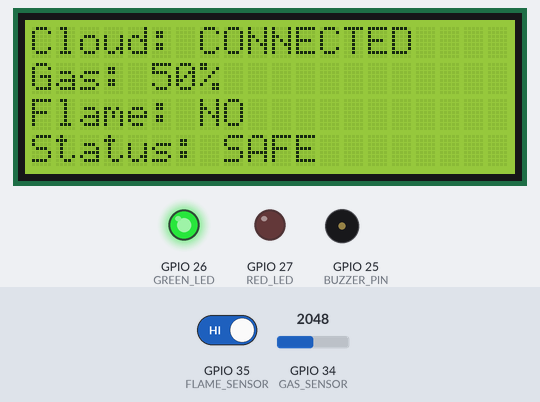
Simulated run of this sketch. Board: ESP32. On the bench: 20×4 character LCD, output pins drawn as LEDs (lit = HIGH), buzzer (waves = sounding). The test bench sets the inputs (shaded band); at power-on: GPIO 34 (GAS_SENSOR) = 2048, GPIO 35 (FLAME_SENSOR) HIGH. WiFi joins after 1.5 s; servers stay silent unless stated; the local clock reads 2024-03-15 10:24:30 at power-on unless the sketch sets it; the Firebase database answers and starts empty; what the sketch prints to the serial monitor is not drawn.

Above: at 10.1 s.
10.2 s: GPIO 34 (GAS_SENSOR) set to 2467
11.7 s: GPIO 34 (GAS_SENSOR) set to 2526
At 12.4 s:
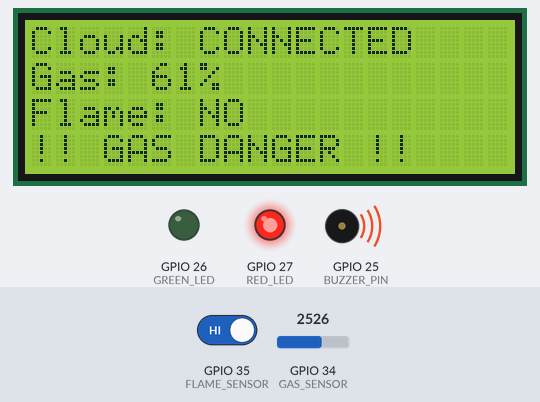
13.5 s: GPIO 35 (FLAME_SENSOR) driven LOW
At 14.9 s:
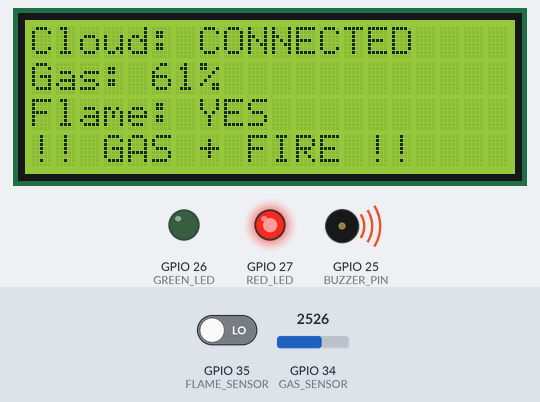
15.3 s: GPIO 34 (GAS_SENSOR) set to 2047
At 15.8 s:
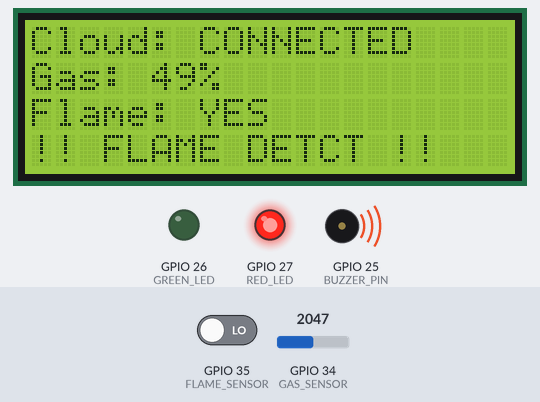
16.9 s: GPIO 35 (FLAME_SENSOR) driven HIGH
At 18.4 s:
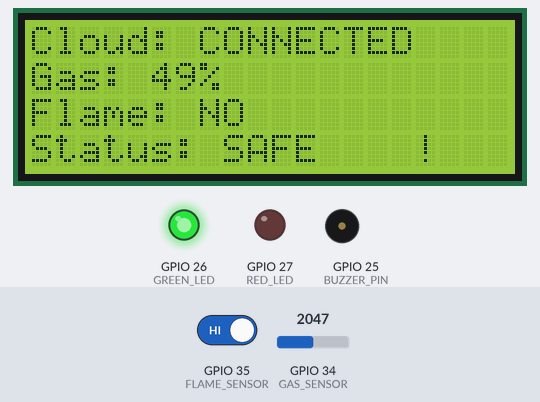
18.7 s: GPIO 34 (GAS_SENSOR) set to 2866
At 19.9 s:
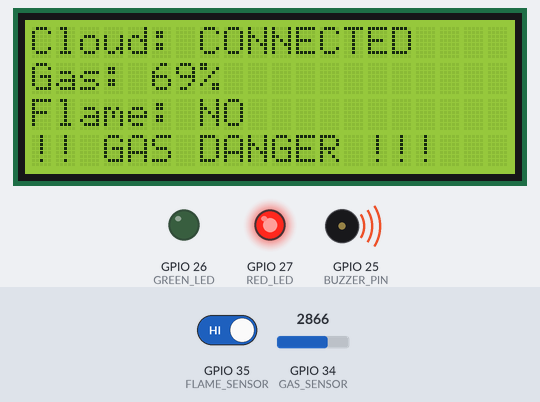
Timing chart, 0 to 21.5 s (numbered marks = the images above; inputs shaded):
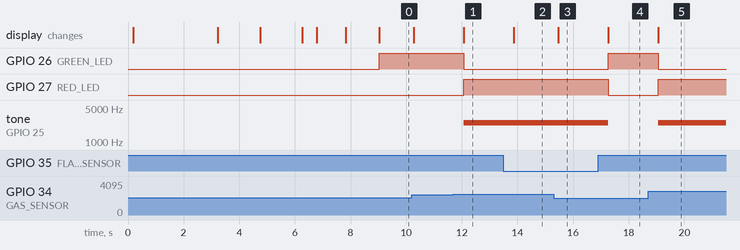

The sketch:

sketch_apr18a.ino
```cpp
/*
  KOOR — Gas Leakage & Flame Detection System
  ESP32 Firmware v2.0
  Extended: WiFi + Firebase Realtime Database
*/

#include <Wire.h>
#include <LiquidCrystal_I2C.h>
#include <WiFi.h>
#include <Firebase_ESP_Client.h>
#include <time.h>

// Required Firebase addon helpers
#include "addons/TokenHelper.h"
#include "addons/RTDBHelper.h"

// ─── WiFi Credentials ─────────
#define WIFI_SSID     "Ismail"
#define WIFI_PASSWORD "12345678."

// ─── Home Configuration ─────────────
String homeID = "100045";  // Default fallback ID
String deviceMAC = "";     // Will be fetched at boot


// ─── Firebase Credentials ──────────
#define API_KEY      "AIzaSyCOxDVTNHq9rDOC-AbglipGuHrv0aYvnc0"
#define DATABASE_URL "https://koor-mission-control-default-rtdb.firebaseio.com"
#define DATABASE_SECRET "kmNkcGGgcv0E3LxnerbDhYeeckXPdsPYe1GsYrQu"

// ─── Firebase Objects ─────
FirebaseData   fbdo;
FirebaseAuth   auth;
FirebaseConfig firebaseConfig;

// ─── LCD ──────────
LiquidCrystal_I2C lcd(0x27, 20, 4);

// ─── Output Pins ───────
#define BUZZER_PIN  25
#define GREEN_LED   26
#define RED_LED     27

// ─── Input Pins ──────
#define GAS_SENSOR   34
#define FLAME_SENSOR 35

// ─── Config ─────
#define GAS_THRESHOLD   60     // % above which gas alarm triggers
#define SEND_INTERVAL   5000   // ms between Firebase pushes

// ─── State ───
bool firebaseReady    = false;
unsigned long lastSendMs = 0;
unsigned long lastLcdMs  = 0;


void connectWiFi() {
  Serial.print("[WiFi] Connecting to: ");
  Serial.println(WIFI_SSID);

  lcd.setCursor(0, 0);
  lcd.print("Connecting WiFi ");
  lcd.setCursor(0, 1);
  lcd.print("                ");

  WiFi.mode(WIFI_STA);
  WiFi.begin(WIFI_SSID, WIFI_PASSWORD);

  while (WiFi.status() != WL_CONNECTED) {
    Serial.print(".");
    delay(300);
  }
  Serial.println("\n[WiFi] Connected!");

  // ─── 5. SYNC TIME (REQUIRED FOR SSL) ───
  lcd.setCursor(0, 0); lcd.print("Syncing Time... ");
  configTime(0, 0, "pool.ntp.org", "time.nist.gov");
  time_t now = time(nullptr);
  while (now < 8 * 3600 * 2) {
    delay(500);
    Serial.print(".");
    now = time(nullptr);
  }
  Serial.println("\n[Time] Sync Complete");

  // ─── 6. FIREBASE INIT ───
  if (WiFi.status() == WL_CONNECTED) {
    Serial.print("[WiFi] Connected — IP: ");
    Serial.println(WiFi.localIP());
  } else {
    Serial.println("[WiFi] FAILED — running offline");
  }
}

//
void initFirebase() {
  firebaseConfig.database_url = DATABASE_URL;
  firebaseConfig.signer.tokens.legacy_token = DATABASE_SECRET;

  Serial.println("[Firebase] Initializing with Legacy Token...");

  Firebase.begin(&firebaseConfig, &auth);
  Firebase.reconnectWiFi(true);

  firebaseReady = true;
  Serial.println("[Firebase] System Ready.");
}

// ─── Dynamic Config ──────────────────
void syncHomeID() {
  if (!firebaseReady) return;

  String cleanMAC = deviceMAC;
  cleanMAC.replace(":", "");
  cleanMAC.toUpperCase();

  Serial.print("[Config] Fetching Home ID for: ");
  Serial.println(cleanMAC);

  lcd.setCursor(0, 0); lcd.print("Syncing ID...   ");
  lcd.setCursor(0, 1); lcd.print(deviceMAC);

  String path = "/devices/" + cleanMAC + "/home_id";
  if (Firebase.RTDB.getString(&fbdo, path.c_str())) {
    if (fbdo.dataType() == "string") {
      homeID = fbdo.stringData();
      Serial.print("[Config] New Home ID: ");
      Serial.println(homeID);
    } else {
      Serial.println("[Config] No ID assigned — using default");
    }
  } else {
    Serial.print("[Config] Fetch failed: ");
    Serial.println(fbdo.errorReason());
  }
}

// ────────────────────
void setup() {
  Serial.begin(115200);

  // ─── 1. INITIALIZE WIFI RADIO (REQUIRED TO READ MAC) ───
  WiFi.mode(WIFI_STA);
  delay(100);

  // ─── 2. FETCH MAC ADDRESS ───
  deviceMAC = WiFi.macAddress();
  String cleanMAC = deviceMAC;
  cleanMAC.replace(":", "");
  cleanMAC.toUpperCase();

  // ─── 2. INITIALIZE LCD ───
  // I2C + LCD init
  Wire.begin(21, 22);
  lcd.init();
  lcd.backlight();
  lcd.setCursor(0, 0); lcd.print("DEVICE ID:");
  lcd.setCursor(0, 1); lcd.print(cleanMAC);

  Serial.println("\n==============================");
  Serial.print("ESP32 MAC: "); Serial.println(deviceMAC);
  Serial.print("CLEAN ID:  "); Serial.println(cleanMAC);
  Serial.println("==============================\n");

  delay(3000); // Pause so you can read the ID

  // ─── 3. SENSORS & BUZZER ───
  // Pin modes
  pinMode(BUZZER_PIN,  OUTPUT);
  pinMode(GREEN_LED,   OUTPUT);
  pinMode(RED_LED,     OUTPUT);
  pinMode(GAS_SENSOR,  INPUT);
  pinMode(FLAME_SENSOR, INPUT);

  // Initial safe state
  digitalWrite(GREEN_LED, LOW);
  digitalWrite(RED_LED,   LOW);
  noTone(BUZZER_PIN);

  // Splash
  lcd.setCursor(0, 0); lcd.print("Gas+Flame System");
  lcd.setCursor(0, 1); lcd.print("  Initializing  ");
  delay(1500);
  lcd.clear();

  // Connect WiFi
  connectWiFi();
  delay(500);
  lcd.clear();

  // Init Firebase (only if WiFi connected)
  if (WiFi.status() == WL_CONNECTED) {
    lcd.setCursor(0, 0); lcd.print("Firebase Init...");
    initFirebase();
    delay(1000);
    syncHomeID();  // ← Fetch the dynamic Home ID
    delay(1000);
    lcd.clear();
    Serial.println("[Firebase] Init complete");
  } else {
    Serial.println("[Firebase] Skipped — no WiFi");
  }

  Serial.println("[System] Ready — entering main loop");
}

//
void loop() {
  unsigned long now = millis();

  // ── 1. Read Sensors ───────────────────────
  int rawGas     = analogRead(GAS_SENSOR);
  int gasPercent = map(rawGas, 0, 4095, 0, 100);
  gasPercent     = constrain(gasPercent, 0, 100);

  int  flameRaw     = digitalRead(FLAME_SENSOR);
  bool flameDetected = (flameRaw == LOW);  // LOW = flame present

  bool gasHigh = (gasPercent > GAS_THRESHOLD);
  bool alarm   = gasHigh || flameDetected;

  // ── 2. Serial Debug ──────────────────
  Serial.printf("[Sensor] Gas: %d%% | Flame: %s | Alarm: %s\n",
    gasPercent,
    flameDetected ? "YES" : "NO",
    alarm         ? "ON"  : "OFF");

  // ── 3. LCD Update ────────────────────────
  bool wifiOk = (WiFi.status() == WL_CONNECTED);

  lcd.setCursor(0, 0);
  lcd.print(wifiOk && firebaseReady ? "Cloud: CONNECTED" : "Cloud: OFFLINE  ");

  lcd.setCursor(0, 1);
  lcd.print("Gas: ");
  lcd.print(gasPercent);
  lcd.print("%        ");

  lcd.setCursor(0, 2);
  lcd.print("Flame: ");
  lcd.print(flameDetected ? "YES    " : "NO     ");

  lcd.setCursor(0, 3);
  if (alarm) {
    if (gasHigh && flameDetected) lcd.print("!! GAS + FIRE !!");
    else if (gasHigh)             lcd.print("!! GAS DANGER !!");
    else                          lcd.print("!! FLAME DETCT !!");
  } else {
    lcd.print("Status: SAFE    ");
  }

  // ── 4. Local Alerts (Buzzer + LEDs)
  if (alarm) {
    digitalWrite(GREEN_LED, LOW);
    digitalWrite(RED_LED,   HIGH);
    tone(BUZZER_PIN, 2500);
  } else {
    digitalWrite(GREEN_LED, HIGH);
    digitalWrite(RED_LED,   LOW);
    noTone(BUZZER_PIN);
  }

  // ── 5. Firebase Push (non-blocking, every SEND_INTERVAL ms)
  if (now - lastSendMs >= SEND_INTERVAL) {
    lastSendMs = now;

    // Reconnect WiFi if dropped
    if (!wifiOk) {
      Serial.println("[WiFi] Dropped — reconnecting...");
      WiFi.reconnect();
      delay(2000);
    }

    if (firebaseReady) {
      FirebaseJson json;
      json.set("gas",   gasPercent);
      json.set("flame", flameDetected);
      json.set("alarm", alarm);

      Serial.println("[Firebase] Sending data...");
      String path = "/status/" + homeID + "/sensors";
      if (Firebase.RTDB.setJSON(&fbdo, path.c_str(), &json)) {
        Serial.println("[Firebase] ✓ Data sent successfully");
      } else {
        Serial.print("[Firebase] ✗ Error: ");
        Serial.println(fbdo.errorReason());
      }
    } else {
      Serial.println("[Firebase] Not ready — skipping push");
    }
  }

  delay(300); // Small yield — sensor polling at ~3Hz
}
```

Measured:
- the behaviour switches between 2497 and 2498 on GPIO 34 (GAS_SENSOR) (found by bisection; images 0 and 1)
- after the input at 11.7 s, GPIO 26 (GREEN_LED): HIGH → LOW after 0.37 s; GPIO 27 (RED_LED): LOW → HIGH after 0.37 s; tone on GPIO 25 (BUZZER_PIN): silent → 2500 Hz after 0.37 s; the display: changes after 0.37 s (image 1)
- after the input at 13.5 s, the display: changes after 0.37 s (image 2)
- after the input at 15.3 s, the display: changes after 0.16 s (image 3)
- after the input at 16.9 s, GPIO 26 (GREEN_LED): LOW → HIGH after 0.36 s; GPIO 27 (RED_LED): HIGH → LOW after 0.36 s; tone on GPIO 25 (BUZZER_PIN): 2500 Hz → silent after 0.36 s; the display: changes after 0.36 s (image 4)
- after the input at 18.7 s, GPIO 26 (GREEN_LED): HIGH → LOW after 0.36 s; GPIO 27 (RED_LED): LOW → HIGH after 0.36 s; tone on GPIO 25 (BUZZER_PIN): silent → 2500 Hz after 0.36 s; the display: changes after 0.36 s (image 5)
